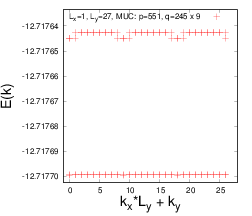

Recreate this plot in gnuplot.
set xrange [-1:28]
set yrange [-12.717702415445:-12.7176335138354]
set xlabel "k_x*L_y + k_y" font "Helvetica,28"
set ylabel "E(k)" font "Helvetica,28"
#set size 1.0, 0.6
set terminal postscript eps size 3.5,3 enhanced colour "Helvetica" 16
set output "fermions_hofstadter_X_245_Y_9_q_551_n_9_x_1_y_27_u_10_gx_0_gy_0_ext.eps"
plot "fermions_hofstadter_X_245_Y_9_q_551_n_9_x_1_y_27_u_10_gx_0_gy_0_ext.dat" using ($1*27+$2):3 title "L_x=1, L_y=27, MUC: p=551, q=245 x 9" with points lc rgbcolor "red" lt 6 pt 1 ps 2
